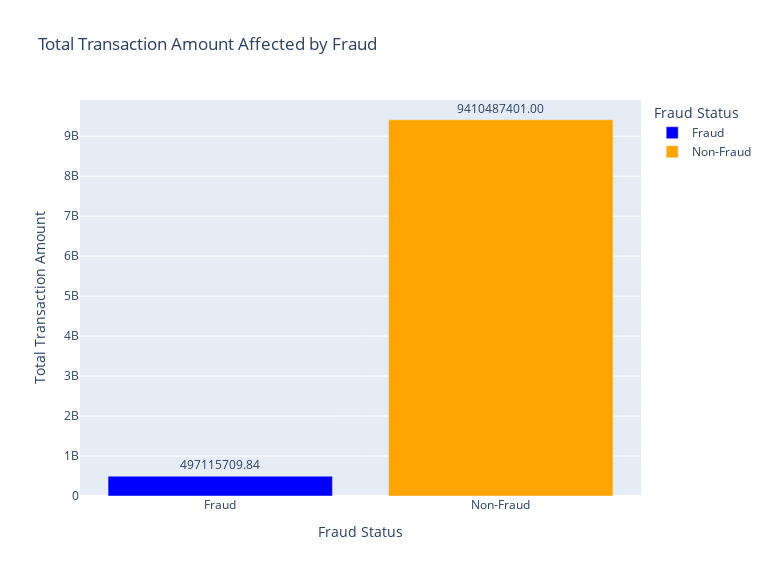

The notebook cell this image was saved under:
### Markdown cell above
### 2.2.2.2 Analysis of Transaction Amount Targeted by Fraud

### Code cell
# Total transaction amount affected by fraud
fraud_trans = df[df["Is_Fraud"] == 1]['Transaction_Amount'].sum()
non_fraud_trans = df[df["Is_Fraud"] == 0]['Transaction_Amount'].sum()

# Creating a dictionary for visualization
data = {
    'Fraud Status': ['Fraud', 'Non-Fraud'],
    'Total Transaction Amount': [fraud_trans, non_fraud_trans]
}

# bar plot elements
fig = px.bar(data, 
             x='Fraud Status', 
             y='Total Transaction Amount',
             title='Total Transaction Amount Affected by Fraud',
             labels={'Fraud Status': 'Fraud Status', 'Total Transaction Amount': 'Total Transaction Amount'},
             color='Fraud Status',
             color_discrete_map={'Fraud': 'blue', 'Non-Fraud': 'orange'}, 
             text='Total Transaction Amount')  

# Adding labels and graph size
fig.update_traces(texttemplate='%{text:.2f}', textposition='outside')
fig.update_layout(width=768, height=576)  

# Showing the plot
fig.show()

### Figure 1 — Plotly figure (JSON) as saved in the notebook; plotly's stock layout.template omitted (floating-point values rounded to 4 significant figures)
{"data": [{"alignmentgroup": "True", "hovertemplate": "Fraud Status=%{x}<br>Total Transaction Amount=%{text}<extra></extra>", "legendgroup": "Fraud", "marker": {"color": "blue", "pattern": {"shape": ""}}, "name": "Fraud", "offsetgroup": "Fraud", "orientation": "v", "showlegend": true, "text": [497100000.0], "textposition": "outside", "texttemplate": "%{text:.2f}", "type": "bar", "x": ["Fraud"], "xaxis": "x", "y": [497100000.0], "yaxis": "y"}, {"alignmentgroup": "True", "hovertemplate": "Fraud Status=%{x}<br>Total Transaction Amount=%{text}<extra></extra>", "legendgroup": "Non-Fraud", "marker": {"color": "orange", "pattern": {"shape": ""}}, "name": "Non-Fraud", "offsetgroup": "Non-Fraud", "orientation": "v", "showlegend": true, "text": [9410000000.0], "textposition": "outside", "texttemplate": "%{text:.2f}", "type": "bar", "x": ["Non-Fraud"], "xaxis": "x", "y": [9410000000.0], "yaxis": "y"}], "layout": {"barmode": "relative", "height": 576, "legend": {"title": {"text": "Fraud Status"}, "tracegroupgap": 0}, "title": {"text": "Total Transaction Amount Affected by Fraud"}, "width": 768, "xaxis": {"anchor": "y", "categoryarray": ["Fraud", "Non-Fraud"], "categoryorder": "array", "domain": [0, 1], "title": {"text": "Fraud Status"}}, "yaxis": {"anchor": "x", "domain": [0, 1], "title": {"text": "Total Transaction Amount"}}}}
